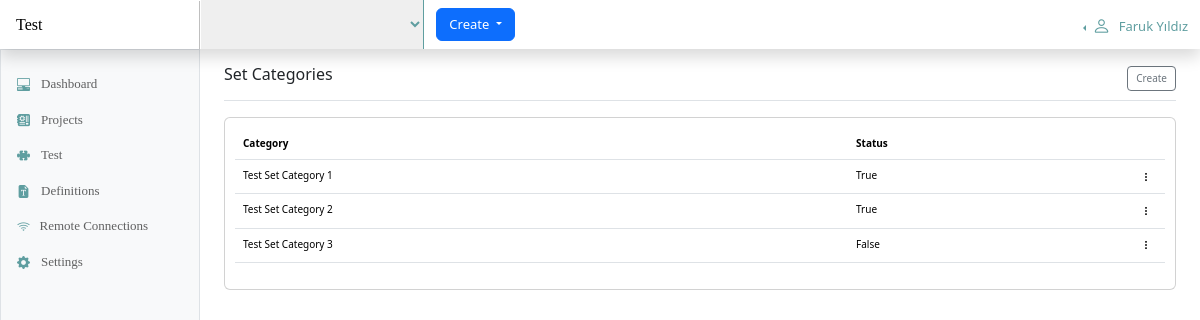
Page /definition/test_control/set/category/ on the committed database.
### definition/test_control/set/category/models.py (models this page shows)
class Category(models.Model):
    category = models.CharField(max_length=150)
    status = models.BooleanField(default=True)
    created_by = models.IntegerField(default=0)
    updated_by = models.IntegerField(default=0)
    created_at = models.DateTimeField(auto_now_add=True)
    updated_at = models.DateTimeField(auto_now=True)

### definition/test_control/set/category/views.py (the view)
# urls.py: path('', views.index, name='index'),
def index(request):
    categories = Category.objects.all()
    data = {"categories": categories}
    return render(request, INDEX_HTML, data)

### templates/definition/test_control/set/category/index.html (shortened to what this page needs)
{% extends 'layout.html' %}
{% load static %}
{% block container_title %}Set Categories{% endblock %}
{% block toolbar %}
    <a type="button" class="btn btn-outline-secondary btn-sm" style="font-size: x-small;" href="/definition/test_control/set/category/create">Create</a>
{% endblock %}
{% block content %}
<div class="row">
    <div class="col-md-12">
       <div class="table-responsive card" style="padding: 10px; font-size: x-small">
            <table class="table table-hover">
                <thead>
                    <th>Category</th>
                    <th>Status</th>
                    <th style="width: 40px;"></th>
                </thead>
                <tbody>
                    {% for category in categories %}
                    <tr>
                        <td>{{ category.category }}</td>
                        <td>{{ category.status }}</td>
                        <td>
                            <div class="dropdown" style="float: right; font-size: x-small">
                                <a role="button" data-bs-toggle="dropdown" aria-expanded="false">
                                    <i class="bi bi-three-dots-vertical"></i>
                                </a>
                            </div>
                        </td>
                    </tr>
                    {% endfor %}
                </tbody>
            </table>
       </div>
    </div>
</div>
{% endblock %}

### static/css/dashboard.css (style rules this page uses)
.bi { display: inline-block; width: 1rem; height: 1rem; }

### templates/layout.html (style rules this page uses)
html, body { height: 100%; margin: 0px; padding: 0px; }
.bi { vertical-align: -.125em; fill: currentColor; }

### rows in the picture
Category: category "Test Set Category 1", status "True"
Category: category "Test Set Category 2", status "True"
Category: category "Test Set Category 3", status "False"
